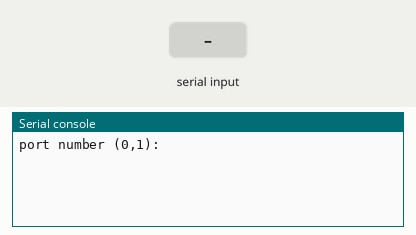
A program run on a simulated ESP8266 board running MicroPython. On the bench: the last lines printed to the serial console. Inputs (shaded band) come from the test bench. At 4.3 s the program stops and its outputs stay as they are.

Above: at 1.2 s.
1.3 s: "0" typed at the serial console, then Enter
At 1.7 s:
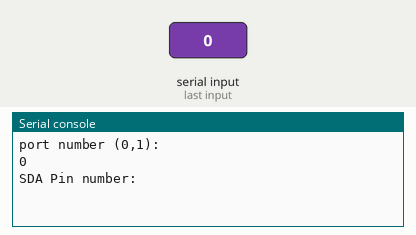
2.8 s: "5" typed at the serial console, then Enter
At 4.0 s:
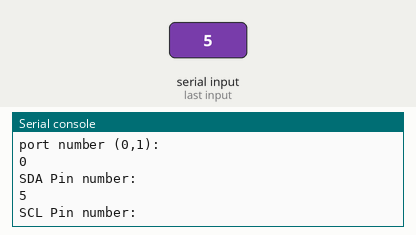
4.3 s: "90" typed at the serial console, then Enter
At 5.3 s:
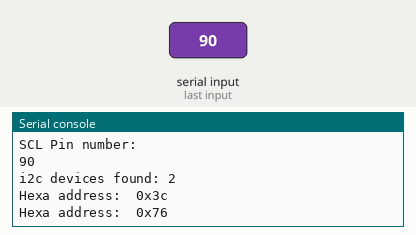

Measured:
- after the input at 1.3 s, the serial console: prints a new line at once (image 1)
- after the input at 2.8 s, the serial console: prints a new line at once (image 2)
- after the input at 4.3 s, the serial console: prints a new line at once (image 3)

The program:

I2C_user_test.py
```python
# DC3231  - Real Time Clock:               I2C:1 SDA:14 SCL:15
# SSD1306 - OLED 128x64 Display:           I2C:0 SDA:16 SCL:17
# BME280  - Temp &Humid &Barometer Sensor: I2C:1 SDA:18 SCL:19


import machine


port=int(input('port number (0,1): '))

sdaPIN=int(input('SDA Pin number: '))
sclPIN=int(input('SCL Pin number: '))

i2c=machine.I2C(port,sda=sdaPIN, scl=sclPIN, freq=400000)
devices = i2c.scan()
if len(devices) == 0:
 print("No i2c device !")
else:
 print('i2c devices found:',len(devices))
for device in devices:
 print("Hexa address: ",hex(device))
```
